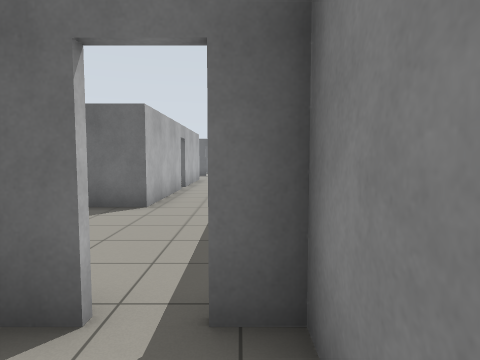
[1] (above)

22 first-person views from a walk through a Gazebo world. The camera is 1.2 m above the floor, tilts 4° down and sees 75° across. The floor is counted in squares, 1 m on a side. Each view is taken from the middle of a square. On the plan, view 1 faces up. The plan holds only what a view shows up to about 13 squares ahead; the rest is blank.

[2]
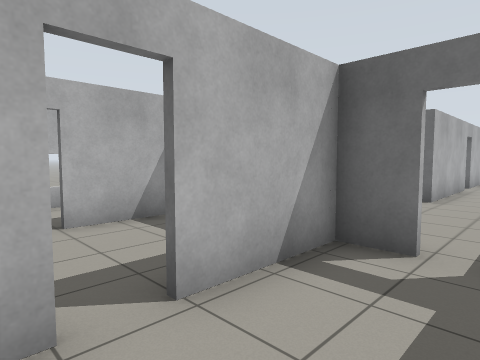

[3]
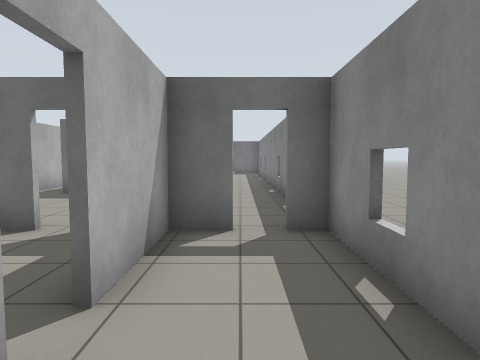

[4]
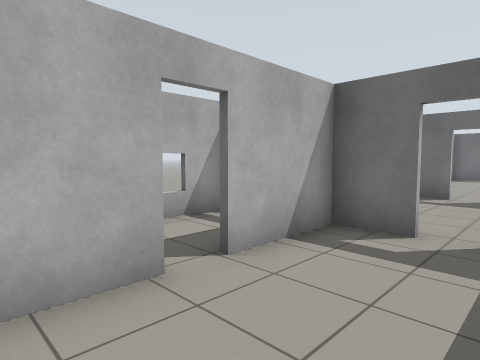

[5]
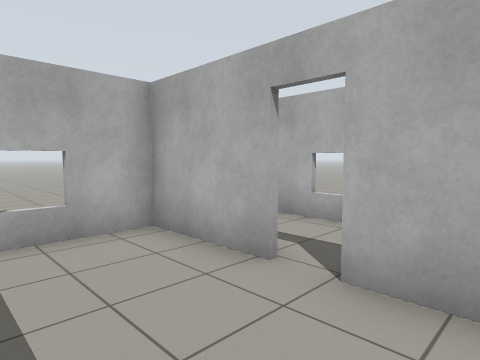

[6]
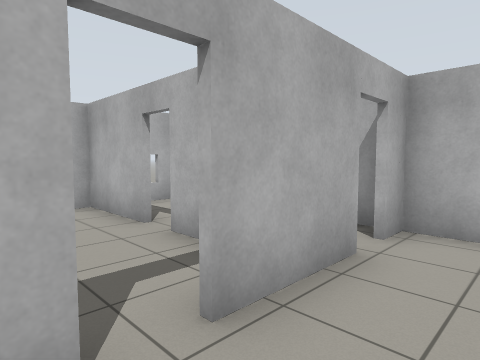

[7]
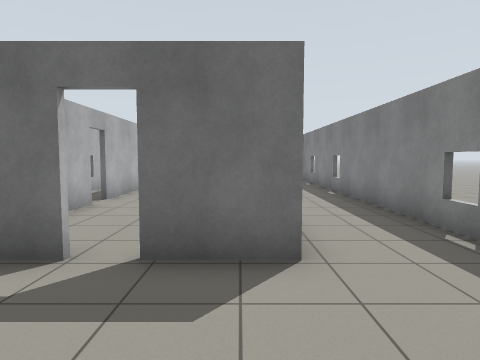

[8]
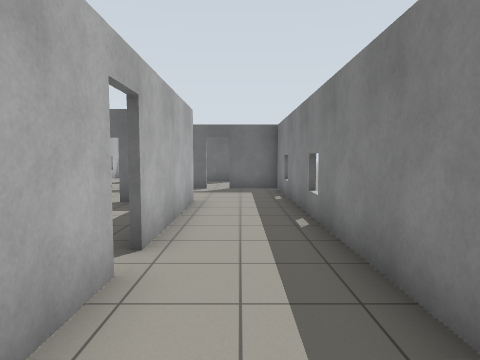

[9]
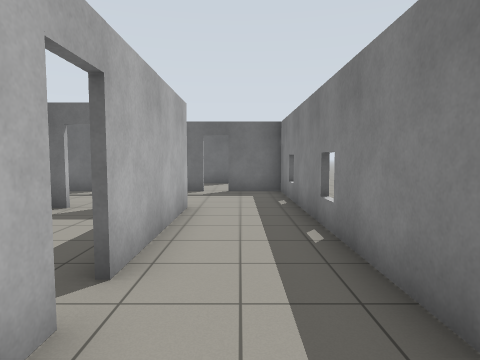

[10]
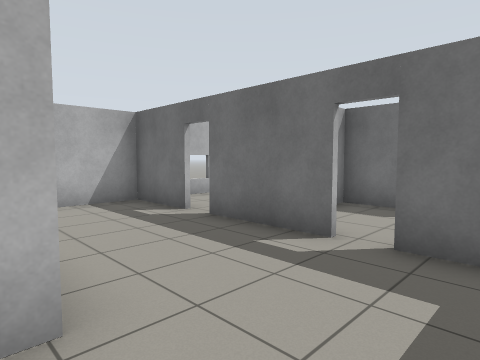

[11]
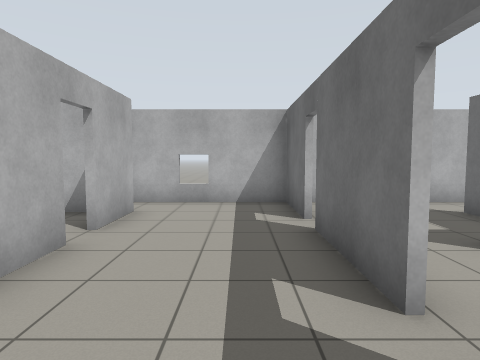

[12]
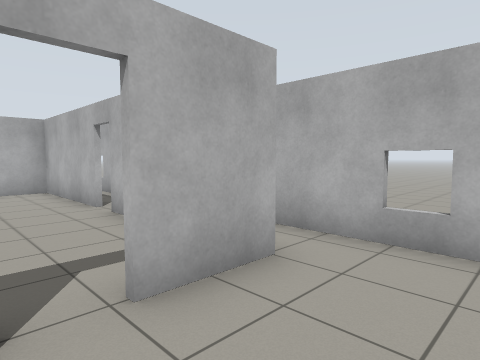

[13]
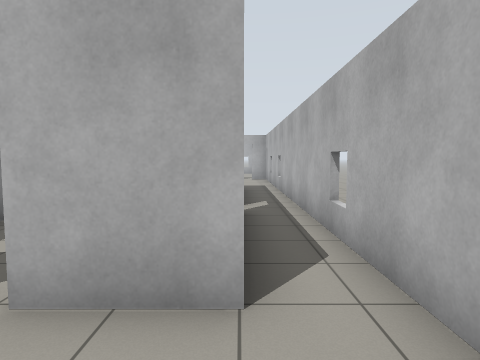

[14]
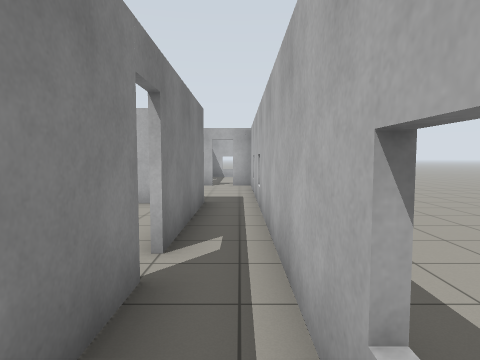

[15]
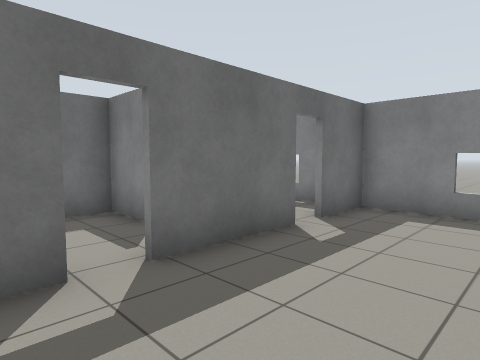

[16]
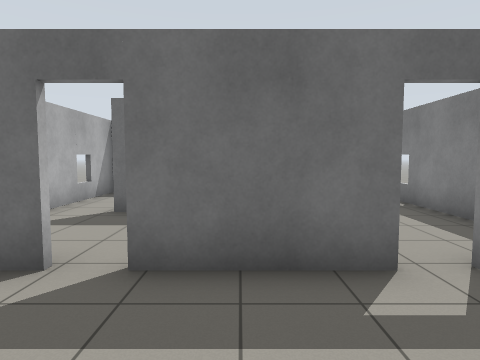

[17]
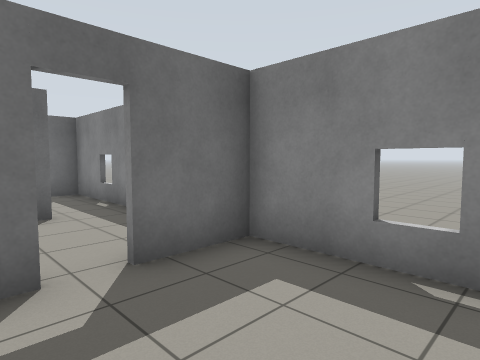

[18]
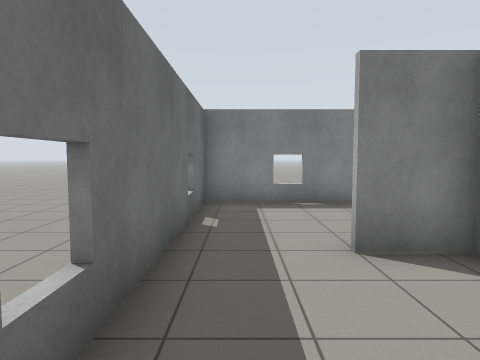

[19]
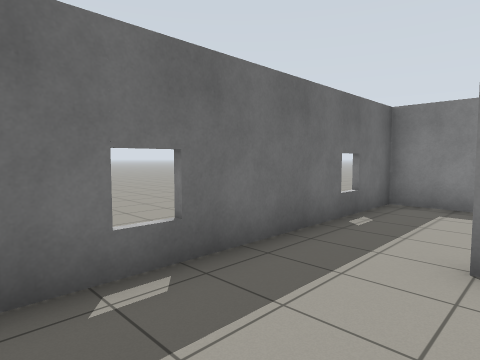

[20]
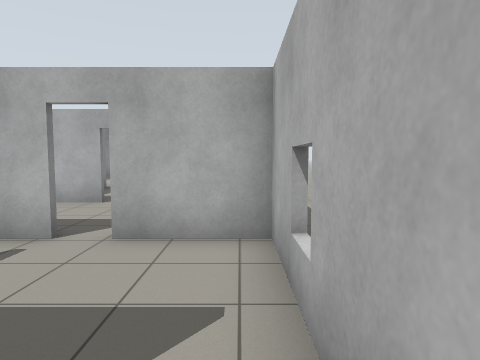

[21]
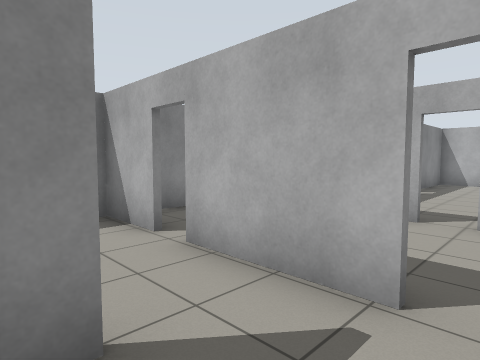

[22]
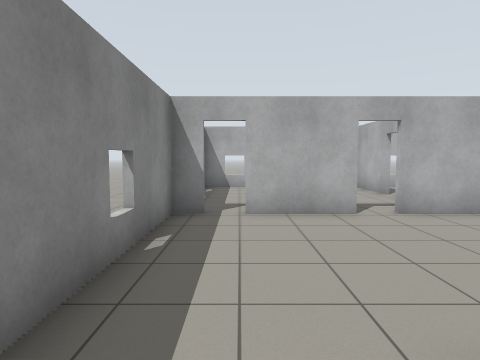

### Floor plan
Ten units are one square. View 1 is at (0, 0); x grows to the right and y downward. Boxes are objects, and circles mark ways between rooms. Rooms are numbered by the first view taken in them; rooms with no view inside come last. Other rooms are left out.
<svg viewBox="-90 -295 100 340">
<path fill="none" stroke="#000" d="M-23 14 -23 19M5 12 5 -20M-12 40 5 40M-10 -21 -23 -21 -23 6M5 -21 -3 -21M-58 12 -58 40 -35 40M-44 -21 -58 -21 -58 5M-23 -121 -23 -76 -43 -76M-50 -76 -70 -76 -70 -122M-70 -130 -70 -149M-23 -176 -23 -130M-44 -176 -30 -176M-3 -23 5 -23M-71 -176 -51 -176M-36 -23 -11 -23M5 -20 5 -210M-23 -213 -53 -213M5 -213 -15 -213M-69 -23 -44 -23M-60 -213 -85 -213M-85 -210 -85 -23 -76 -23M-41 -249 -41 -266M5 -255 5 -290 -85 -290 -85 -255M-41 -232 -41 -249M-53 -214 -23 -214M-15 -214 5 -214M-12 -249 -69 -249M-85 -214 -60 -214M5 -210 5 -255M-85 -255 -85 -210M-69 -122 -69 -77 -53 -77M-24 -130 -24 -141M-69 -166 -69 -130M-51 -174 -56 -174M-24 -91 -24 -106M-85 18 -85 34M-85 -19 -85 0M-81 40 -72 40"/>
<circle cx="-20" cy="10" r="3" fill="#2a7"/>
<circle cx="-5" cy="-20" r="3" fill="#2a7"/>
<circle cx="-40" cy="-20" r="3" fill="#2a7"/>
<circle cx="-60" cy="10" r="3" fill="#2a7"/>
<circle cx="-20" cy="-210" r="3" fill="#2a7"/>
<circle cx="-55" cy="-210" r="3" fill="#2a7"/>
<circle cx="-45" cy="-80" r="3" fill="#2a7"/>
<circle cx="-47" cy="-173" r="3" fill="#2a7"/>
<circle cx="-70" cy="-125" r="3" fill="#2a7"/>
<circle cx="-70" cy="-20" r="3" fill="#2a7"/>
<circle cx="-5" cy="-250" r="3" fill="#2a7"/>
<circle cx="-75" cy="-250" r="3" fill="#2a7"/>
<text x="-10" y="10">1</text>
<text x="-40" y="10">2</text>
<text x="-10" y="-110">3</text>
<text x="-40" y="-270">4</text>
<text x="-40" y="-230">5</text>
<text x="-50" y="-130">6</text>
<text x="-80" y="10">7</text>
</svg>
Room 1 opens to room 2. Room 1 opens to room 3. Room 2 opens to room 3. Room 2 opens to room 7. Room 3 opens to room 5. Room 3 opens to room 6. Room 3 opens to room 7. Room 4 opens to room 5.

Where each view was taken, in squares from view 1:
view 1: 0 up, 0 right, facing up
view 2: 2 down, 0 right, facing up-left
view 3: 3 down, 1 left, facing up
view 4: 3 down, 3 left, facing up-left
view 5: 1 up, 3 left, facing down-left
view 6: 4 up, 3 left, facing down-left
view 7: 4 up, 3 left, facing up
view 8: 9 up, 1 left, facing up
view 9: 10 up, 1 left, facing up
view 10: 17 up, 0 right, facing up-left
view 11: 20 up, 0 right, facing left
view 12: 20 up, 4 left, facing down-left
view 13: 20 up, 7 left, facing down
view 14: 16 up, 8 left, facing down
view 15: 18 up, 7 left, facing up-right
view 16: 18 up, 4 left, facing up
view 17: 18 up, 3 left, facing up-right
view 18: 28 up, 8 left, facing right
view 19: 26 up, 8 left, facing up-right
view 20: 26 up, 8 left, facing down
view 21: 24 up, 6 left, facing down-right
view 22: 9 up, 1 left, facing down
